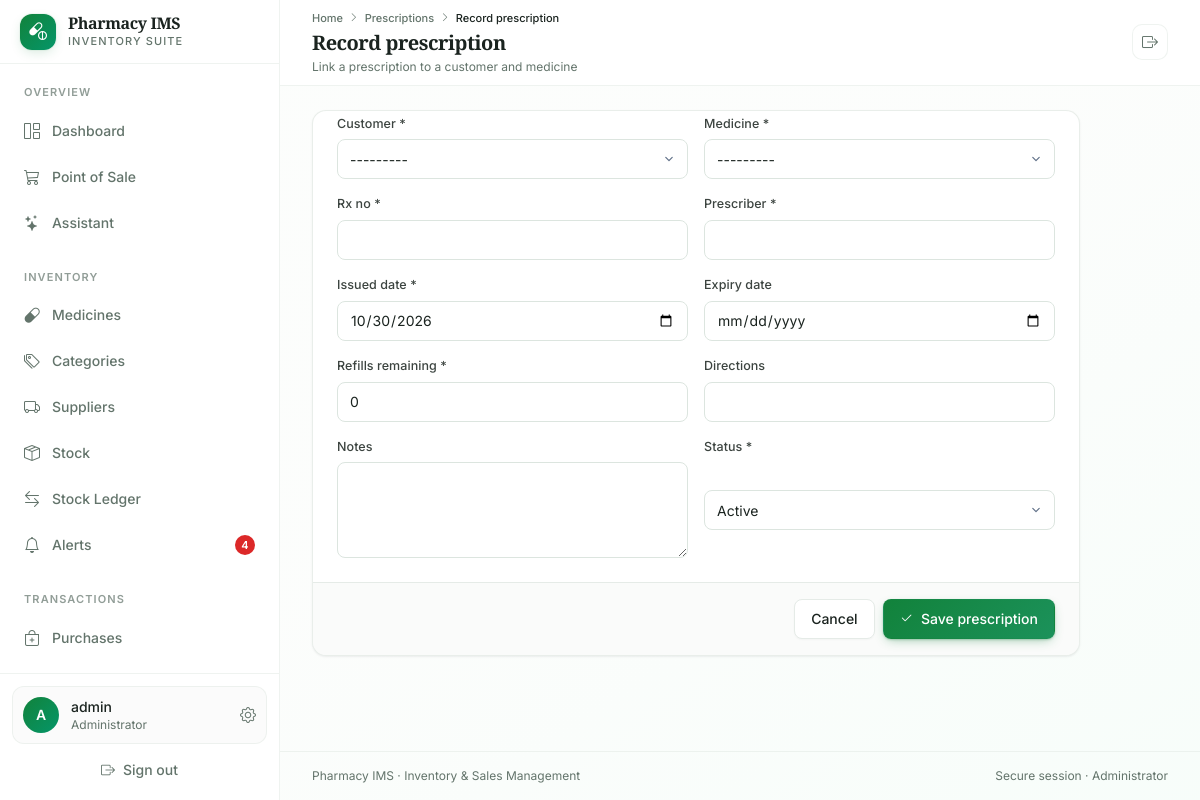
Page /customers/prescriptions/add/ (signed in) on the committed database.
### accounts/models.py (models this page shows, shortened)
class CustomUser(AbstractUser):
    ROLE_CHOICES = (
        ('admin', 'Administrator'),
        ('pharmacist', 'Pharmacist'),
        ('cashier', 'Cashier'),
        ('inventory_clerk', 'Inventory Clerk'),
    )
    role = models.CharField(max_length=20, choices=ROLE_CHOICES, default='cashier')
    phone = models.CharField(max_length=15, blank=True, null=True)
    license_no = models.CharField(max_length=50, blank=True, null=True, help_text='For Pharmacist')
    status = models.BooleanField(default=True)
    otp_secret = models.CharField(max_length=64, blank=True)
    otp_enabled = models.BooleanField(default=False)

### customers/views.py (the view, shortened to what this page needs)
# urls.py: path('prescriptions/add/', views.prescription_add, name='prescription_add'),
@capability_required('manage_prescriptions')
def prescription_add(request):
    initial = {}
    customer_id = request.GET.get('customer')
    if customer_id:
        initial['customer'] = customer_id
    form = PrescriptionForm(request.POST or None, initial=initial)
    return render(request, 'customers/prescription_form.html', {'form': form, 'title': 'Record prescription'})

### templates/customers/prescription_form.html (shortened to what this page needs)
{% extends 'base.html' %}
{% block page_title %}{{ title }}{% endblock %}
{% block page_subtitle %}Link a prescription to a customer and medicine{% endblock %}
{% block breadcrumbs %}
<i class="bi bi-chevron-right text-[0.6rem]"></i>
<a href="{% url 'prescription_list' %}" class="transition-colors hover:text-foreground">Prescriptions</a>
<i class="bi bi-chevron-right text-[0.6rem]"></i>
<span class="text-foreground">{{ title }}</span>
{% endblock %}
{% block content %}
<div class="card max-w-3xl">
    <form method="post">
        <div class="card-content grid grid-cols-1 gap-4 sm:grid-cols-2">
            {% include 'partials/form_fields.html' %}
        </div>
        <div class="card-footer flex items-center justify-end gap-2 border-t border-border">
            <a href="{% url 'prescription_list' %}" class="btn btn-outline">Cancel</a>
            <button class="btn btn-primary"><i class="bi bi-check2"></i> Save prescription</button>
        </div>
    </form>
</div>
{% endblock %}

### templates/base.html (shortened to what this page needs)
<!DOCTYPE html>
{% load static %}
<html lang="en" class="h-full">
<head>
    <link rel="stylesheet" href="https://cdn.jsdelivr.net/npm/bootstrap-icons@1.11.3/font/bootstrap-icons.min.css">
    <script src="https://cdn.tailwindcss.com"></script>
    <link rel="stylesheet" href="{% static 'css/app.css' %}">
</head>
<body class="min-h-screen bg-gradient-to-br from-background via-background to-emerald-50/30 font-sans text-foreground antialiased">
    {% if user.is_authenticated %}
    {% with url_name=request.resolver_match.url_name %}
    <div class="min-h-screen w-full lg:grid lg:grid-cols-[280px_minmax(0,1fr)]">
        <aside id="sidebar" class="fixed inset-y-0 left-0 z-50 flex w-[280px] -translate-x-full flex-col border-r border-border/60 bg-card transition-transform duration-300 ease-out lg:sticky lg:top-0 lg:h-screen lg:translate-x-0">
            <div class="flex h-16 shrink-0 items-center justify-between border-b border-border/60 px-5">
                <a href="{% url 'dashboard' %}" class="flex items-center gap-3">
                    <div class="flex h-9 w-9 items-center justify-center rounded-xl bg-gradient-to-br from-primary to-emerald-600 text-primary-foreground shadow-glow">
                        <i class="bi bi-capsule-pill text-lg"></i>
                    </div>
                    <div>
                        <div class="font-display text-base font-semibold leading-tight tracking-tight">{{ pharmacy.name|default:"Pharmacy IMS" }}</div>
                        <div class="text-[11px] font-medium uppercase tracking-widest text-muted-foreground">Inventory Suite</div>
                    </div>
                </a>
            </div>
            <div class="flex-1 overflow-y-auto px-3 py-5">
                <nav class="space-y-6">
                    <div>
                        <p class="mb-2 px-3 text-[11px] font-semibold uppercase tracking-widest text-muted-foreground/70">Overview</p>
                        <div class="space-y-0.5">
                            <a href="{% url 'dashboard' %}" class="group flex items-center gap-3 rounded-lg px-3 py-2.5 text-sm font-medium text-muted-foreground transition-colors hover:bg-accent hover:text-accent-foreground ">
                                <i class="bi bi-grid-1x2 text-base {% if url_name == 'dashboard' %}text-primary{% endif %}"></i>
                                <span>Dashboard</span>
                            </a>
                            {% if nav_perms.sell %}
                            <a href="{% url 'pos_index' %}" class="group flex items-center gap-3 rounded-lg px-3 py-2.5 text-sm font-medium text-muted-foreground transition-colors hover:bg-accent hover:text-accent-foreground ">
                                <i class="bi bi-cart3 text-base {% if url_name == 'pos_index' %}text-primary{% endif %}"></i>
                                <span>Point of Sale</span>
                            </a>
                            {% endif %}
                            {% if nav_perms.use_assistant %}
                            <a href="{% url 'assistant_index' %}" class="group flex items-center gap-3 rounded-lg px-3 py-2.5 text-sm font-medium text-muted-foreground transition-colors hover:bg-accent hover:text-accent-foreground ">
                                <i class="bi bi-stars text-base {% if 'assistant' in url_name %}text-primary{% endif %}"></i>
                                <span>Assistant</span>
                            </a>
                            {% endif %}
                        </div>
                    </div>
                    {% if nav_perms.manage_inventory %}
                    <div>
                        <p class="mb-2 px-3 text-[11px] font-semibold uppercase tracking-widest text-muted-foreground/70">Inventory</p>
                        <div class="space-y-0.5">
                            <a href="{% url 'medicine_list' %}" class="group flex items-center gap-3 rounded-lg px-3 py-2.5 text-sm font-medium text-muted-foreground transition-colors hover:bg-accent hover:text-accent-foreground ">
                                <i class="bi bi-capsule text-base"></i>
                                <span>Medicines</span>
                            </a>
                            <a href="{% url 'category_list' %}" class="group flex items-center gap-3 rounded-lg px-3 py-2.5 text-sm font-medium text-muted-foreground transition-colors hover:bg-accent hover:text-accent-foreground ">
                                <i class="bi bi-tags text-base"></i>
                                <span>Categories</span>
                            </a>
                            <a href="{% url 'supplier_list' %}" class="group flex items-center gap-3 rounded-lg px-3 py-2.5 text-sm font-medium text-muted-foreground transition-colors hover:bg-accent hover:text-accent-foreground ">
                                <i class="bi bi-truck text-base"></i>
                                <span>Suppliers</span>
                            </a>
                            <a href="{% url 'inventory_list' %}" class="group flex items-center gap-3 rounded-lg px-3 py-2.5 text-sm font-medium text-muted-foreground transition-colors hover:bg-accent hover:text-accent-foreground ">
                                <i class="bi bi-box-seam text-base"></i>
                                <span>Stock</span>
                            </a>
                            <a href="{% url 'stock_movements' %}" class="group flex items-center gap-3 rounded-lg px-3 py-2.5 text-sm font-medium text-muted-foreground transition-colors hover:bg-accent hover:text-accent-foreground ">
                                <i class="bi bi-arrow-left-right text-base"></i>
                                <span>Stock Ledger</span>
                            </a>
                            <a href="{% url 'alerts' %}" class="group flex items-center gap-3 rounded-lg px-3 py-2.5 text-sm font-medium text-muted-foreground transition-colors hover:bg-accent hover:text-accent-foreground ">
                                <i class="bi bi-bell text-base"></i>
                                <span>Alerts</span>
                                {% if alert_counts.total %}<span class="ml-auto inline-flex h-5 min-w-5 items-center justify-center rounded-full bg-destructive px-1.5 text-[11px] font-semibold text-destructive-foreground">{{ alert_counts.total }}</span>{% endif %}
                            </a>
                        </div>
                    </div>
                    {% endif %}
                    <div>
                        <p class="mb-2 px-3 text-[11px] font-semibold uppercase tracking-widest text-muted-foreground/70">Transactions</p>
                        <div class="space-y-0.5">
                            {% if nav_perms.manage_purchases %}
                            <a href="{% url 'purchase_list' %}" class="group flex items-center gap-3 rounded-lg px-3 py-2.5 text-sm font-medium text-muted-foreground transition-colors hover:bg-accent hover:text-accent-foreground ">
                                <i class="bi bi-bag-plus text-base"></i>
                                <span>Purchases</span>
                            </a>
                            {% endif %}
                            {% if nav_perms.view_sales %}
                            <a href="{% url 'sales_list' %}" class="group flex items-center gap-3 rounded-lg px-3 py-2.5 text-sm font-medium text-muted-foreground transition-colors hover:bg-accent hover:text-accent-foreground ">
                                <i class="bi bi-receipt text-base"></i>
                            </a>
                            {% endif %}
                        </div>
                    </div>
                </nav>
            </div>
            <div class="shrink-0 border-t border-border/60 p-3">
                <a href="{% url 'security_settings' %}" class="flex items-center gap-3 rounded-xl border border-border/60 bg-muted/40 p-2.5 transition-colors hover:bg-accent">
                    <div class="flex h-9 w-9 shrink-0 items-center justify-center rounded-full bg-gradient-to-br from-primary to-emerald-600 text-primary-foreground">
                        <span class="text-sm font-semibold">{{ user.username|slice:":1"|upper }}</span>
                    </div>
                    <div class="min-w-0 flex-1">
                        <p class="truncate text-sm font-medium">{{ user.get_full_name|default:user.username }}</p>
                        <p class="truncate text-xs text-muted-foreground">{{ user.get_role_display }}</p>
                    </div>
                    <i class="bi bi-gear text-muted-foreground"></i>
                </a>
                <form method="post" action="{% url 'logout' %}" class="mt-2">
                    <button class="flex w-full items-center justify-center gap-2 rounded-lg px-3 py-2 text-sm font-medium text-muted-foreground transition-colors hover:bg-destructive/10 hover:text-destructive">
                        <i class="bi bi-box-arrow-right"></i>
                        Sign out
                    </button>
                </form>
            </div>
        </aside>
        <div class="flex min-h-screen min-w-0 flex-col">
            <header class="sticky top-0 z-30 border-b border-border/60 bg-card/85 backdrop-blur-xl">
                <div class="flex min-h-16 flex-wrap items-center gap-3 px-4 py-2.5 sm:px-6 lg:px-8">
                    <div class="min-w-0 flex-1">
                        <nav class="mb-0.5 hidden items-center gap-1.5 text-[11px] font-medium text-muted-foreground sm:flex" aria-label="Breadcrumb">
                            <a href="{% url 'dashboard' %}" class="transition-colors hover:text-foreground">Home</a>
                            {% block breadcrumbs %}{% endblock %}
                        </nav>
                        <h1 class="truncate font-display text-xl font-semibold tracking-tight">{% block page_title %}Dashboard{% endblock %}</h1>
                        <p class="mt-0.5 truncate text-xs text-muted-foreground">{% block page_subtitle %}{% endblock %}</p>
                    </div>
                    <div class="flex w-full flex-nowrap items-center justify-start gap-2 overflow-x-auto pb-0.5 sm:w-auto sm:flex-wrap sm:justify-end sm:overflow-visible sm:pb-0">
                        <form method="post" action="{% url 'logout' %}" class="shrink-0">
                            <button type="submit" class="inline-flex h-9 w-9 items-center justify-center rounded-lg border border-border/60 bg-card text-muted-foreground transition-colors hover:bg-destructive/10 hover:text-destructive" title="Sign out" aria-label="Sign out">
                                <i class="bi bi-box-arrow-right"></i>
                            </button>
                        </form>
                    </div>
                </div>
            </header>
            <main class="flex-1 px-4 py-6 sm:px-6 lg:px-8">
                {% block content %}{% endblock %}
            </main>
            <footer class="border-t border-border/60 px-4 py-4 text-xs text-muted-foreground sm:px-6 lg:px-8">
                <div class="flex flex-col items-center justify-between gap-2 sm:flex-row">
                    <span>{{ pharmacy.name|default:"Pharmacy IMS" }} · Inventory &amp; Sales Management</span>
                    <span>Secure session · {{ user.get_role_display }}</span>
                </div>
            </footer>
        </div>
    </div>
    {% endwith %}
    {% else %}
    {% block auth_content %}{% endblock %}
    {% endif %}
</body>
</html>

### rows in the picture
CustomUser: username "A", get_full_name "admin", role "Administrator"

### other values in the picture
{{ pharmacy.name|default:"Pharmacy IMS" }} "Pharmacy IMS"
{{ alert_counts.total }} "4"
{{ title }} "Record prescription"
{{ field.label }} "Customer" "Medicine" "Rx no" "Prescriber" "Issued date" "Expiry date" "Refills remaining" "Directions" "Notes" "Status"
